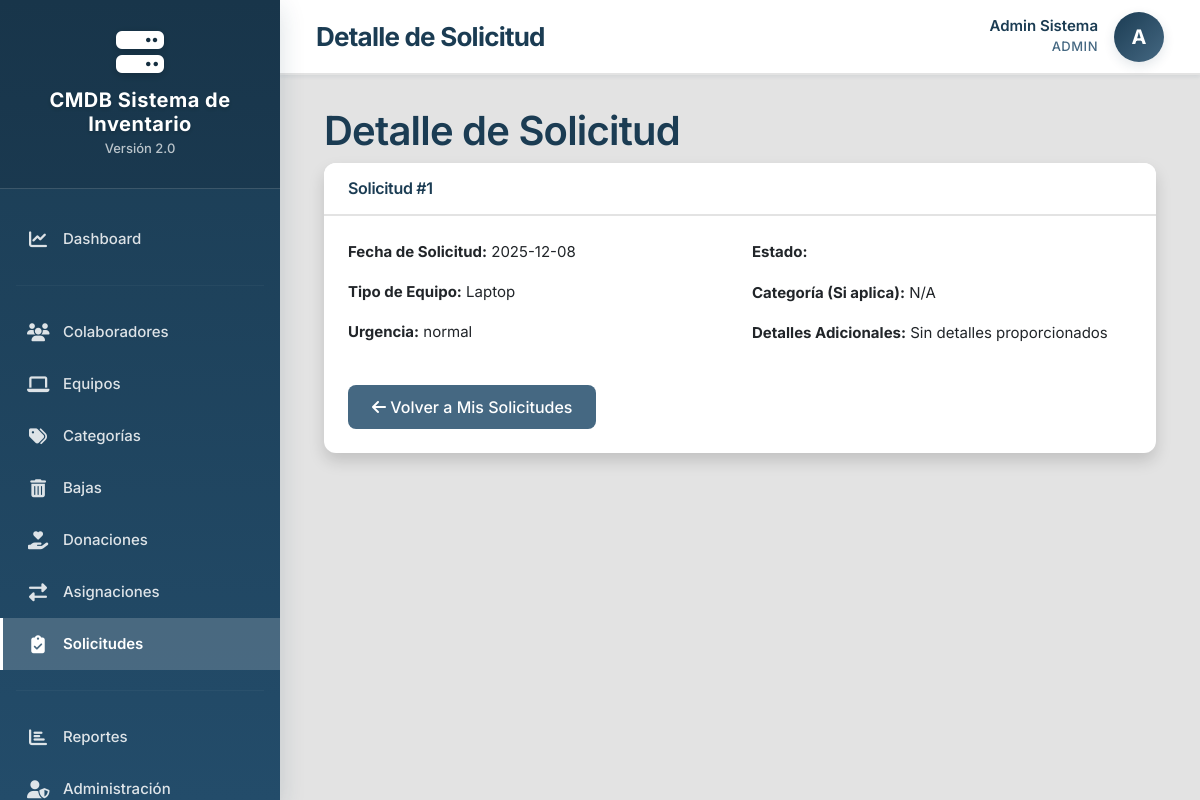
The app's page /public/index.php?route=necesidades&action=ver&id=1 (signed in) with its own data.
### tables this page shows
CREATE TABLE IF NOT EXISTS `necesidades` (
  `id` int NOT NULL AUTO_INCREMENT,
  `colaborador_id` int NOT NULL,
  `categoria_id` int DEFAULT NULL,
  `tipo_equipo` varchar(150) DEFAULT NULL COMMENT 'Ej: Laptop, Mouse, Teclado',
  `justificacion` text NOT NULL COMMENT 'Por qué necesita el equipo',
  `urgencia` enum('baja','normal','alta') DEFAULT 'normal',
  `estado` enum('pendiente','aprobada','rechazada','completada') DEFAULT 'pendiente',
  `administrador_id` int DEFAULT NULL COMMENT 'Admin que aprobó/rechazó',
  `observaciones_admin` text COMMENT 'Comentarios del administrador',
  `equipo_asignado_id` int DEFAULT NULL COMMENT 'Equipo que se le asignó',
  `fecha_solicitud` date NOT NULL,
  `fecha_respuesta` date DEFAULT NULL,
  `fecha_completada` date DEFAULT NULL,
  `created_at` timestamp NULL DEFAULT CURRENT_TIMESTAMP,
  `updated_at` timestamp NULL DEFAULT CURRENT_TIMESTAMP ON UPDATE CURRENT_TIMESTAMP,
  PRIMARY KEY (`id`),
  KEY `idx_colaborador` (`colaborador_id`),
  KEY `idx_estado` (`estado`),
  KEY `idx_categoria` (`categoria_id`)
);

### src/Controllers/NecesidadController.php (called while the page is built, shortened)
<?php
class NecesidadController extends BaseController
{
    private $necesidadModel;
    public function __construct()
    {
        $this->necesidadModel = new Necesidad();
    }
public function ver()
{
    $necesidadId = $_GET['id'] ?? null;
    $necesidad = $this->necesidadModel->findById($necesidadId);
    $this->render('Views/necesidades/ver.php', [
        'pageTitle' => 'Detalle de Solicitud',
        'necesidad' => $necesidad,
    ]);
}
}

### public/index.php (called while the page is built, shortened)
<?php
require_once '../config/database.php';
try {
    $action = $_GET['action'] ?? 'index';
    $controller = new $controllerClass();
    $controller->$action();
} catch (Throwable $e) {
    if ($e->getCode() === 404) {
        http_response_code(404);
        echo "<h1>404 - Página no encontrada</h1>";
        echo "<p>" . htmlspecialchars($e->getMessage()) . "</p>";
    } else {
        handleException($e);
    }
    exit;
}

### src/Core/Database.php (called while the page is built, shortened)
<?php
class Database
{
    private static $instance = null;
    private $connection;
    private function __construct() {
        try {
            $dsn = 'mysql:host=' . DB_HOST . ';dbname=' . DB_NAME . ';charset=' . DB_CHARSET;
            $this->connection = new PDO($dsn, DB_USER, DB_PASS, [
                PDO::ATTR_ERRMODE => PDO::ERRMODE_EXCEPTION,
                PDO::ATTR_DEFAULT_FETCH_MODE => PDO::FETCH_ASSOC,
                PDO::ATTR_EMULATE_PREPARES => false,
            ]);
        } catch (PDOException $e) {
            throw new \Exception("Error de conexión a la base de datos: " . $e->getMessage());
        }
    }
    public static function getInstance() {
        if (self::$instance === null) {
            self::$instance = new self();
        }
        return self::$instance;
    }
    public function getConnection() {
        return $this->connection;
    }
}

### src/Models/Model.php (called while the page is built, shortened)
<?php
class Model
{
    public function __construct() {
        $this->db = Database::getInstance()->getConnection();
    }
}

### src/Models/Necesidad.php (called while the page is built, shortened)
<?php
class Necesidad extends Model
{
public function findById(int $id): ?array
{
    $sql = "SELECT * FROM necesidades WHERE id = :id";
    try {
        $stmt = $this->db->prepare($sql);
        $stmt->execute(['id' => $id]);
        $result = $stmt->fetch(\PDO::FETCH_ASSOC);
        return $result ?: null;
    } catch (\PDOException $e) {
        throw new \Exception("Error al buscar solicitud por ID: " . $e->getMessage());
    }
}
}

### src/Views/necesidades/ver.php (the view, shortened to what this page needs)
<div class="container-fluid">
    <h1><?= $pageTitle ?? 'Detalle de Solicitud' ?></h1>
    <?php if (!empty($necesidad)): ?>
    <div class="card shadow mb-4">
        <div class="card-header py-3">
            <h6 class="m-0 font-weight-bold text-primary">Solicitud #<?= $necesidad['id'] ?></h6>
        </div>
        <div class="card-body">
            <div class="row">
                <div class="col-md-6">
                    <p><strong>Fecha de Solicitud:</strong> <?= $necesidad['fecha_solicitud'] ?? 'N/A' ?></p>
                    <p><strong>Tipo de Equipo:</strong> <?= $necesidad['tipo_equipo'] ?? 'N/A' ?></p>
                    <p><strong>Urgencia:</strong> <?= $necesidad['urgencia'] ?? 'N/A' ?></p>
                </div>
                <div class="col-md-6">
                    <p><strong>Estado:</strong> <span class="badge badge-info"><?= $necesidad['estado'] ?? 'N/A' ?></span></p>
                    <p><strong>Categoría (Si aplica):</strong> <?= $necesidad['categoria_nombre'] ?? 'N/A' ?></p>
                    <p><strong>Detalles Adicionales:</strong> <?= $necesidad['detalles'] ?? 'Sin detalles proporcionados' ?></p>
                </div>
            </div>
            <a href="index.php?route=necesidades&action=misSolicitudes" class="btn btn-secondary mt-4">
                <i class="fas fa-arrow-left"></i> Volver a Mis Solicitudes
            </a>
        </div>
    </div>
    <?php else: ?>
        <div class="alert alert-warning">Solicitud no encontrada.</div>
    <?php endif; ?>
</div>

### public/assets/css/custom.css (style rules this page uses)
:root { --color-primary: #1B3C53; --color-secondary: #234C6A; --color-tertiary: #456882; --color-background: #E3E3E3; --color-success: #28a745; --color-danger: #dc3545; --color-warning: #ffc107; --color-info: #17a2b8; --sidebar-width: 280px; --header-height: 75px; --border-radius: 12px; --transition-speed: 0.3s; --shadow-sm: 0 2px 4px rgba(27, 60, 83, 0.08); --shadow-md: 0 4px 12px rgba(27, 60, 83, 0.12); --shadow-lg: 0 8px 24px rgba(27, 60, 83, 0.16); --font-family: 'Inter', -apple-system, BlinkMacSystemFont, 'Segoe UI', Roboto, sans-serif; }
body { font-family: var(--font-family); background-color: var(--color-background); color: #2c3e50; font-size: 15px; line-height: 1.6; overflow-x: hidden; }
h1, h2, h3, h4, h5, h6 { font-weight: 600; color: var(--color-primary); letter-spacing: -0.02em; }
.card { border: none; border-radius: var(--border-radius); box-shadow: var(--shadow-sm); margin-bottom: 24px; transition: all var(--transition-speed) ease; background: white; }
.card-header { background: white; border-bottom: 2px solid var(--color-background); border-radius: var(--border-radius) var(--border-radius) 0 0 !important; padding: 20px 24px; font-weight: 600; color: var(--color-primary); }
.card-body { padding: 24px; }
.btn-secondary { background: var(--color-tertiary); border: none; color: white; font-weight: 600; }
.btn { border-radius: 8px; font-weight: 500; padding: 10px 24px; transition: all var(--transition-speed) ease; }
.badge { padding: 6px 14px; font-weight: 600; border-radius: 6px; font-size: 12px; letter-spacing: 0.3px; }
.text-primary { color: var(--color-primary) !important; }

### records on screen
necesidades: id "1", fecha_solicitud "2025-12-08", tipo_equipo "Laptop", urgencia "normal"

### other values on screen
APP_NAME "CMDB Sistema de Inventario"
APP_VERSION "2.0"
$pageTitle "Detalle de Solicitud"
currentUser()['nombre'] . ' ' . currentUser()['apellido'] "Admin Sistema"
currentUser()['rol'] "ADMIN"
substr(currentUser()['nombre'], 0, 1) "A"
$necesidad['categoria_nombre'] "N/A"
$necesidad['detalles'] "Sin detalles proporcionados"
